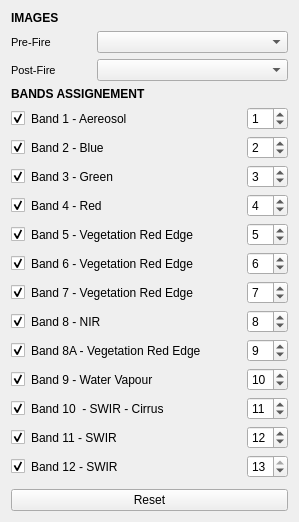
     <widget class="QWidget" name="tab_2">
      <attribute name="title">
       <string>INPUT</string>
      </attribute>
      <layout class="QGridLayout" name="gridLayout_3">
       <item row="0" column="0" colspan="2">
        <layout class="QGridLayout" name="gridLayout_2">
         <item row="2" column="0">
          <widget class="QLabel" name="label_10">
           <property name="font">
            <font>
             <pointsize>9</pointsize>
             <weight>75</weight>
             <bold>true</bold>
            </font>
           </property>
           <property name="text">
            <string>BANDS ASSIGNEMENT</string>
           </property>
          </widget>
         </item>
         <item row="3" column="0">
          <layout class="QVBoxLayout" name="verticalLayout">
           <item>
            <layout class="QHBoxLayout" name="horizontalLayout_2">
             <item>
              <widget class="QCheckBox" name="checkBox_input_B1">
               <property name="text">
                <string/>
               </property>
               <property name="checked">
                <bool>true</bool>
               </property>
              </widget>
             </item>
             <item>
              <widget class="QLabel" name="label_12">
               <property name="text">
                <string>Band 1 - Aereosol</string>
               </property>
              </widget>
             </item>
             <item>
              <spacer name="horizontalSpacer">
               <property name="orientation">
                <enum>Qt::Horizontal</enum>
               </property>
               <property name="sizeHint" stdset="0">
                <size>
                 <width>40</width>
                 <height>20</height>
                </size>
               </property>
              </spacer>
             </item>
             <item>
              <widget class="QSpinBox" name="spinBox_input_B1">
               <property name="minimum">
                <number>0</number>
               </property>
               <property name="maximum">
                <number>13</number>
               </property>
               <property name="value">
                <number>1</number>
               </property>
              </widget>
             </item>
            </layout>
           </item>
           <item>
            <layout class="QHBoxLayout" name="horizontalLayout_5">
             <item>
              <widget class="QCheckBox" name="checkBox_input_B2">
               <property name="text">
                <string/>
               </property>
               <property name="checked">
                <bool>true</bool>
               </property>
              </widget>
             </item>
             <item>
              <widget class="QLabel" name="label_20">
               <property name="text">
                <string>Band 2 - Blue</string>
               </property>
              </widget>
             </item>
             <item>
              <spacer name="horizontalSpacer_2">
               <property name="orientation">
                <enum>Qt::Horizontal</enum>
               </property>
               <property name="sizeHint" stdset="0">
                <size>
                 <width>40</width>
                 <height>20</height>
                </size>
               </property>
              </spacer>
             </item>
             <item>
              <widget class="QSpinBox" name="spinBox_input_B2">
               <property name="minimum">
                <number>0</number>
               </property>
               <property name="maximum">
                <number>13</number>
               </property>
               <property name="value">
                <number>2</number>
               </property>
              </widget>
             </item>
            </layout>
           </item>
           <item>
            <layout class="QHBoxLayout" name="horizontalLayout_6">
             <item>
              <widget class="QCheckBox" name="checkBox_input_B3">
               <property name="text">
                <string/>
               </property>
               <property name="checked">
                <bool>true</bool>
               </property>
              </widget>
             </item>
             <item>
              <widget class="QLabel" name="label_19">
               <property name="text">
                <string>Band 3 - Green</string>
               </property>
              </widget>
             </item>
             <item>
              <spacer name="horizontalSpacer_3">
               <property name="orientation">
                <enum>Qt::Horizontal</enum>
               </property>
               <property name="sizeHint" stdset="0">
                <size>
                 <width>40</width>
                 <height>20</height>
                </size>
               </property>
              </spacer>
             </item>
             <item>
              <widget class="QSpinBox" name="spinBox_input_B3">
               <property name="minimum">
                <number>0</number>
               </property>
               <property name="maximum">
                <number>13</number>
               </property>
               <property name="value">
                <number>3</number>
               </property>
              </widget>
             </item>
            </layout>
           </item>
           <item>
            <layout class="QHBoxLayout" name="horizontalLayout_7">
             <item>
              <widget class="QCheckBox" name="checkBox_input_B4">
               <property name="text">
                <string/>
               </property>
               <property name="checked">
                <bool>true</bool>
               </property>
              </widget>
             </item>
             <item>
              <widget class="QLabel" name="label_13">
               <property name="text">
                <string>Band 4 - Red</string>
               </property>
              </widget>
             </item>
             <item>
              <spacer name="horizontalSpacer_4">
               <property name="orientation">
                <enum>Qt::Horizontal</enum>
               </property>
               <property name="sizeHint" stdset="0">
                <size>
                 <width>40</width>
                 <height>20</height>
                </size>
               </property>
              </spacer>
             </item>
             <item>
              <widget class="QSpinBox" name="spinBox_input_B4">
               <property name="minimum">
                <number>0</number>
               </property>
               <property name="maximum">
                <number>13</number>
               </property>
               <property name="value">
                <number>4</number>
               </property>
              </widget>
             </item>
            </layout>
           </item>
           <item>
            <layout class="QHBoxLayout" name="horizontalLayout_8">
             <item>
              <widget class="QCheckBox" name="checkBox_input_B5">
               <property name="text">
                <string/>
               </property>
               <property name="checked">
                <bool>true</bool>
               </property>
              </widget>
             </item>
             <item>
              <widget class="QLabel" name="label_21">
               <property name="text">
                <string>Band 5 - Vegetation Red Edge</string>
               </property>
              </widget>
             </item>
             <item>
              <spacer name="horizontalSpacer_5">
               <property name="orientation">
                <enum>Qt::Horizontal</enum>
               </property>
               <property name="sizeHint" stdset="0">
                <size>
                 <width>40</width>
                 <height>20</height>
                </size>
               </property>
              </spacer>
             </item>
             <item>
              <widget class="QSpinBox" name="spinBox_input_B5">
               <property name="minimum">
                <number>0</number>
               </property>
               <property name="maximum">
                <number>13</number>
               </property>
               <property name="value">
                <number>5</number>
               </property>
              </widget>
             </item>
            </layout>
           </item>
           <item>
            <layout class="QHBoxLayout" name="horizontalLayout_9">
             <item>
              <widget class="QCheckBox" name="checkBox_input_B6">
               <property name="text">
                <string/>
               </property>
               <property name="checked">
                <bool>true</bool>
               </property>
              </widget>
             </item>
             <item>
              <widget class="QLabel" name="label_22">
               <property name="text">
                <string>Band 6 - Vegetation Red Edge</string>
               </property>
              </widget>
             </item>
             <item>
              <spacer name="horizontalSpacer_6">
               <property name="orientation">
                <enum>Qt::Horizontal</enum>
               </property>
               <property name="sizeHint" stdset="0">
                <size>
                 <width>40</width>
                 <height>20</height>
                </size>
               </property>
              </spacer>
             </item>
             <item>
              <widget class="QSpinBox" name="spinBox_input_B6">
               <property name="minimum">
                <number>0</number>
               </property>
               <property name="maximum">
                <number>13</number>
               </property>
               <property name="value">
                <number>6</number>
               </property>
              </widget>
             </item>
            </layout>
           </item>
           <item>
            <layout class="QHBoxLayout" name="horizontalLayout_10">
             <item>
              <widget class="QCheckBox" name="checkBox_input_B7">
               <property name="text">
                <string/>
               </property>
               <property name="checked">
                <bool>true</bool>
               </property>
              </widget>
             </item>
             <item>
              <widget class="QLabel" name="label_25">
               <property name="text">
                <string>Band 7 - Vegetation Red Edge</string>
               </property>
              </widget>
             </item>
             <item>
              <spacer name="horizontalSpacer_7">
               <property name="orientation">
                <enum>Qt::Horizontal</enum>
               </property>
               <property name="sizeHint" stdset="0">
                <size>
                 <width>40</width>
                 <height>20</height>
                </size>
               </property>
              </spacer>
             </item>
             <item>
              <widget class="QSpinBox" name="spinBox_input_B7">
               <property name="minimum">
                <number>0</number>
               </property>
               <property name="maximum">
                <number>13</number>
               </property>
               <property name="value">
                <number>7</number>
               </property>
              </widget>
             </item>
            </layout>
           </item>
           <item>
            <layout class="QHBoxLayout" name="horizontalLayout_11">
             <item>
              <widget class="QCheckBox" name="checkBox_input_B8">
               <property name="text">
                <string/>
               </property>
               <property name="checked">
                <bool>true</bool>
               </property>
              </widget>
             </item>
             <item>
              <widget class="QLabel" name="label_24">
               <property name="text">
                <string>Band 8 - NIR</string>
               </property>
              </widget>
             </item>
             <item>
              <spacer name="horizontalSpacer_8">
               <property name="orientation">
                <enum>Qt::Horizontal</enum>
               </property>
               <property name="sizeHint" stdset="0">
                <size>
                 <width>40</width>
                 <height>20</height>
                </size>
               </property>
              </spacer>
             </item>
             <item>
              <widget class="QSpinBox" name="spinBox_input_B8">
               <property name="minimum">
                <number>0</number>
               </property>
               <property name="maximum">
                <number>13</number>
               </property>
               <property name="value">
                <number>8</number>
               </property>
              </widget>
             </item>
            </layout>
           </item>
           <item>
            <layout class="QHBoxLayout" name="horizontalLayout_38">
             <item>
              <widget class="QCheckBox" name="checkBox_input_B8A">
               <property name="text">
                <string/>
               </property>
               <property name="checked">
                <bool>true</bool>
               </property>
              </widget>
             </item>
             <item>
              <widget class="QLabel" name="label_63">
               <property name="text">
                <string>Band 8A - Vegetation Red Edge</string>
               </property>
              </widget>
             </item>
             <item>
              <spacer name="horizontalSpacer_44">
               <property name="orientation">
                <enum>Qt::Horizontal</enum>
               </property>
               <property name="sizeHint" stdset="0">
                <size>
                 <width>40</width>
                 <height>20</height>
                </size>
               </property>
              </spacer>
             </item>
             <item>
              <widget class="QSpinBox" name="spinBox_input_B8A">
               <property name="minimum">
                <number>0</number>
               </property>
               <property name="maximum">
                <number>13</number>
               </property>
               <property name="value">
                <number>9</number>
               </property>
              </widget>
             </item>
            </layout>
           </item>
           <item>
            <layout class="QHBoxLayout" name="horizontalLayout_17">
             <item>
              <widget class="QCheckBox" name="checkBox_input_B9">
               <property name="text">
                <string/>
               </property>
               <property name="checked">
                <bool>true</bool>
               </property>
              </widget>
             </item>
             <item>
              <widget class="QLabel" name="label_23">
               <property name="text">
                <string>Band 9 - Water Vapour</string>
               </property>
              </widget>
             </item>
             <item>
              <spacer name="horizontalSpacer_9">
               <property name="orientation">
                <enum>Qt::Horizontal</enum>
               </property>
               <property name="sizeHint" stdset="0">
                <size>
                 <width>40</width>
                 <height>20</height>
                </size>
               </property>
              </spacer>
             </item>
             <item>
              <widget class="QSpinBox" name="spinBox_input_B9">
               <property name="minimum">
                <number>0</number>
               </property>
               <property name="maximum">
                <number>13</number>
               </property>
               <property name="value">
                <number>10</number>
               </property>
              </widget>
             </item>
            </layout>
           </item>
           <item>
            <layout class="QHBoxLayout" name="horizontalLayout_19">
             <item>
              <widget class="QCheckBox" name="checkBox_input_B10">
               <property name="text">
                <string/>
               </property>
               <property name="checked">
                <bool>true</bool>
               </property>
              </widget>
             </item>
             <item>
              <widget class="QLabel" name="label_27">
               <property name="text">
                <string>Band 10  - SWIR - Cirrus</string>
               </property>
              </widget>
             </item>
             <item>
              <spacer name="horizontalSpacer_10">
               <property name="orientation">
                <enum>Qt::Horizontal</enum>
               </property>
               <property name="sizeHint" stdset="0">
                <size>
                 <width>40</width>
                 <height>20</height>
                </size>
               </property>
              </spacer>
             </item>
             <item>
              <widget class="QSpinBox" name="spinBox_input_B10">
               <property name="enabled">
                <bool>true</bool>
               </property>
               <property name="wrapping">
                <bool>false</bool>
               </property>
               <property name="minimum">
                <number>0</number>
               </property>
               <property name="maximum">
                <number>13</number>
               </property>
               <property name="value">
                <number>11</number>
               </property>
              </widget>
             </item>
            </layout>
           </item>
           <item>
            <layout class="QHBoxLayout" name="horizontalLayout_22">
             <item>
              <widget class="QCheckBox" name="checkBox_input_B11">
               <property name="text">
                <string/>
               </property>
               <property name="checked">
                <bool>true</bool>
               </property>
              </widget>
             </item>
             <item>
              <widget class="QLabel" name="label_26">
               <property name="text">
                <string>Band 11 - SWIR</string>
               </property>
              </widget>
             </item>
             <item>
              <spacer name="horizontalSpacer_21">
               <property name="orientation">
                <enum>Qt::Horizontal</enum>
               </property>
               <property name="sizeHint" stdset="0">
                <size>
                 <width>40</width>
                 <height>20</height>
                </size>
               </property>
              </spacer>
             </item>
             <item>
              <widget class="QSpinBox" name="spinBox_input_B11">
               <property name="minimum">
                <number>0</number>
               </property>
               <property name="maximum">
                <number>13</number>
               </property>
               <property name="value">
                <number>12</number>
               </property>
              </widget>
             </item>
            </layout>
           </item>
           <item>
            <layout class="QHBoxLayout" name="horizontalLayout_23">
             <item>
              <widget class="QCheckBox" name="checkBox_input_B12">
               <property name="text">
                <string/>
               </property>
               <property name="checked">
                <bool>true</bool>
               </property>
              </widget>
             </item>
             <item>
              <widget class="QLabel" name="label_28">
               <property name="text">
                <string>Band 12 - SWIR</string>
               </property>
              </widget>
             </item>
             <item>
              <spacer name="horizontalSpacer_22">
               <property name="orientation">
                <enum>Qt::Horizontal</enum>
               </property>
               <property name="sizeHint" stdset="0">
                <size>
                 <width>40</width>
                 <height>20</height>
                </size>
               </property>
              </spacer>
             </item>
             <item>
              <widget class="QSpinBox" name="spinBox_input_B12">
               <property name="minimum">
                <number>0</number>
               </property>
               <property name="maximum">
                <number>13</number>
               </property>
               <property name="value">
                <number>13</number>
               </property>
              </widget>
             </item>
            </layout>
           </item>
          </layout>
         </item>
         <item row="1" column="0">
          <layout class="QVBoxLayout" name="verticalLayout_2">
           <item>
            <layout class="QHBoxLayout" name="horizontalLayout_18">
             <item>
              <widget class="QLabel" name="label_42">
               <property name="font">
                <font>
                 <pointsize>8</pointsize>
                 <weight>50</weight>
                 <bold>false</bold>
                </font>
               </property>
               <property name="text">
                <string>Pre-Fire</string>
               </property>
              </widget>
             </item>
             <item>
              <spacer name="horizontalSpacer_20">
               <property name="orientation">
                <enum>Qt::Horizontal</enum>
               </property>
               <property name="sizeType">
                <enum>QSizePolicy::Fixed</enum>
               </property>
               <property name="sizeHint" stdset="0">
                <size>
                 <width>40</width>
                 <height>20</height>
                </size>
               </property>
              </spacer>
             </item>
             <item>
              <widget class="QComboBox" name="comboBox_prefire">
               <property name="enabled">
                <bool>true</bool>
               </property>
               <property name="sizePolicy">
                <sizepolicy hsizetype="Expanding" vsizetype="Fixed">
                 <horstretch>0</horstretch>
                 <verstretch>0</verstretch>
                </sizepolicy>
               </property>
              </widget>
             </item>
            </layout>
           </item>
           <item>
            <layout class="QHBoxLayout" name="horizontalLayout_24">
             <item>
              <widget class="QLabel" name="label_5">
               <property name="font">
                <font>
                 <pointsize>8</pointsize>
                 <weight>50</weight>
                 <bold>false</bold>
                </font>
               </property>
               <property name="text">
                <string>Post-Fire</string>
               </property>
              </widget>
             </item>
             <item>
              <spacer name="horizontalSpacer_19">
               <property name="orientation">
                <enum>Qt::Horizontal</enum>
               </property>
               <property name="sizeType">
                <enum>QSizePolicy::Fixed</enum>
               </property>
               <property name="sizeHint" stdset="0">
                <size>
                 <width>35</width>
                 <height>20</height>
                </size>
               </property>
              </spacer>
             </item>
             <item>
              <widget class="QComboBox" name="comboBox_postfire">
               <property name="sizePolicy">
                <sizepolicy hsizetype="Expanding" vsizetype="Fixed">
                 <horstretch>0</horstretch>
                 <verstretch>0</verstretch>
                </sizepolicy>
               </property>
              </widget>
             </item>
            </layout>
           </item>
          </layout>
         </item>
         <item row="0" column="0">
          <widget class="QLabel" name="label_11">
           <property name="font">
            <font>
             <pointsize>9</pointsize>
             <weight>75</weight>
             <bold>true</bold>
            </font>
           </property>
           <property name="text">
            <string>IMAGES</string>
           </property>
          </widget>
         </item>
        </layout>
       </item>
       <item row="1" column="0">
        <spacer name="verticalSpacer_10">
         <property name="orientation">
          <enum>Qt::Vertical</enum>
         </property>
         <property name="sizeType">
          <enum>QSizePolicy::Fixed</enum>
         </property>
         <property name="sizeHint" stdset="0">
          <size>
           <width>20</width>
           <height>5</height>
          </size>
         </property>
        </spacer>
       </item>
       <item row="4" column="0" colspan="2">
        <widget class="QPushButton" name="pushButton_input_reset">
         <property name="sizePolicy">
          <sizepolicy hsizetype="Expanding" vsizetype="Fixed">
           <horstretch>0</horstretch>
           <verstretch>0</verstretch>
          </sizepolicy>
         </property>
         <property name="layoutDirection">
          <enum>Qt::RightToLeft</enum>
         </property>
         <property name="text">
          <string>Reset</string>
         </property>
        </widget>
       </item>
      </layout>
     </widget>
